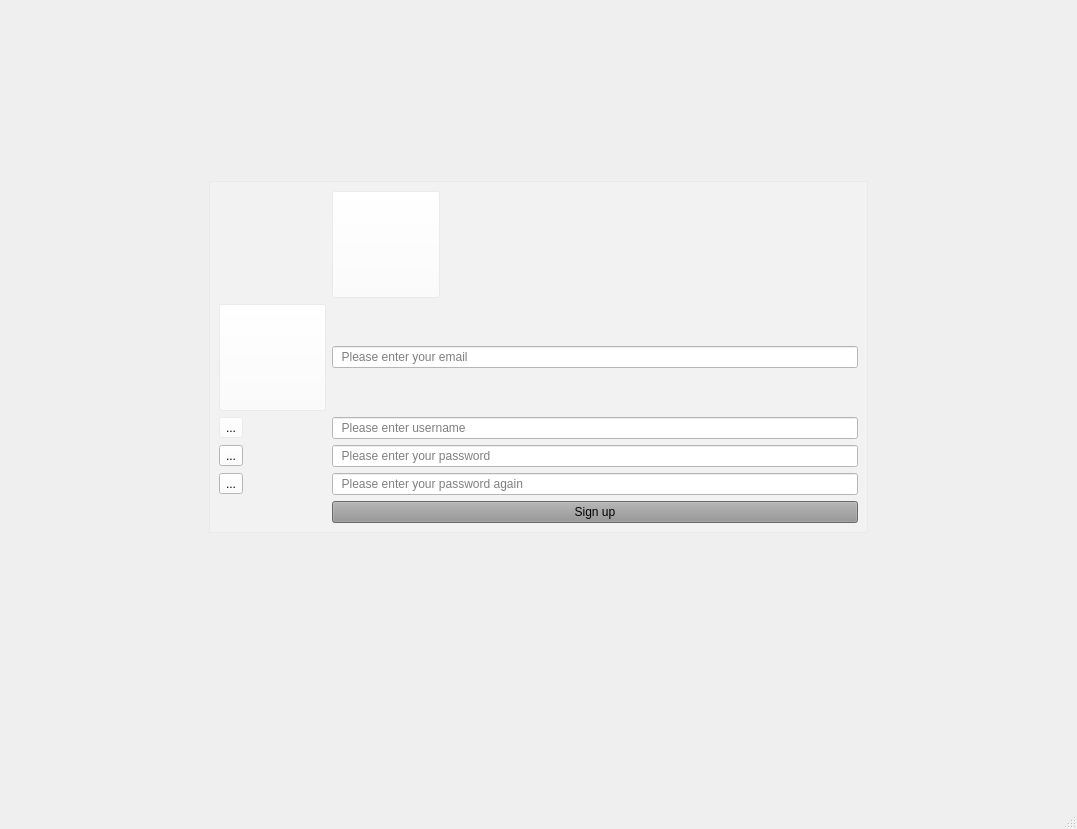
<?xml version="1.0" encoding="UTF-8"?>
<ui version="4.0">
 <class>MainWindow</class>
 <widget class="QMainWindow" name="MainWindow">
  <property name="geometry">
   <rect>
    <x>0</x>
    <y>0</y>
    <width>1077</width>
    <height>829</height>
   </rect>
  </property>
  <property name="windowTitle">
   <string>MainWindow</string>
  </property>
  <property name="styleSheet">
   <string notr="true">#centralwidget



{
border-image: url(:/just.jpg);
}</string>
  </property>
  <widget class="QWidget" name="centralwidget">
   <layout class="QGridLayout" name="gridLayout">
    <item row="3" column="8">
     <spacer name="horizontalSpacer_6">
      <property name="orientation">
       <enum>Qt::Horizontal</enum>
      </property>
      <property name="sizeType">
       <enum>QSizePolicy::Fixed</enum>
      </property>
      <property name="sizeHint" stdset="0">
       <size>
        <width>40</width>
        <height>20</height>
       </size>
      </property>
     </spacer>
    </item>
    <item row="3" column="3">
     <spacer name="horizontalSpacer_7">
      <property name="orientation">
       <enum>Qt::Horizontal</enum>
      </property>
      <property name="sizeType">
       <enum>QSizePolicy::Fixed</enum>
      </property>
      <property name="sizeHint" stdset="0">
       <size>
        <width>40</width>
        <height>20</height>
       </size>
      </property>
     </spacer>
    </item>
    <item row="3" column="4">
     <spacer name="horizontalSpacer_9">
      <property name="orientation">
       <enum>Qt::Horizontal</enum>
      </property>
      <property name="sizeType">
       <enum>QSizePolicy::Fixed</enum>
      </property>
      <property name="sizeHint" stdset="0">
       <size>
        <width>40</width>
        <height>20</height>
       </size>
      </property>
     </spacer>
    </item>
    <item row="3" column="7">
     <spacer name="horizontalSpacer_8">
      <property name="orientation">
       <enum>Qt::Horizontal</enum>
      </property>
      <property name="sizeType">
       <enum>QSizePolicy::Fixed</enum>
      </property>
      <property name="sizeHint" stdset="0">
       <size>
        <width>40</width>
        <height>20</height>
       </size>
      </property>
     </spacer>
    </item>
    <item row="3" column="6">
     <spacer name="horizontalSpacer_10">
      <property name="orientation">
       <enum>Qt::Horizontal</enum>
      </property>
      <property name="sizeType">
       <enum>QSizePolicy::Fixed</enum>
      </property>
      <property name="sizeHint" stdset="0">
       <size>
        <width>40</width>
        <height>20</height>
       </size>
      </property>
     </spacer>
    </item>
    <item row="0" column="5">
     <spacer name="verticalSpacer">
      <property name="orientation">
       <enum>Qt::Vertical</enum>
      </property>
      <property name="sizeType">
       <enum>QSizePolicy::Fixed</enum>
      </property>
      <property name="sizeHint" stdset="0">
       <size>
        <width>20</width>
        <height>40</height>
       </size>
      </property>
     </spacer>
    </item>
    <item row="7" column="5">
     <spacer name="verticalSpacer_2">
      <property name="orientation">
       <enum>Qt::Vertical</enum>
      </property>
      <property name="sizeType">
       <enum>QSizePolicy::Fixed</enum>
      </property>
      <property name="sizeHint" stdset="0">
       <size>
        <width>20</width>
        <height>40</height>
       </size>
      </property>
     </spacer>
    </item>
    <item row="6" column="5">
     <spacer name="verticalSpacer_4">
      <property name="orientation">
       <enum>Qt::Vertical</enum>
      </property>
      <property name="sizeType">
       <enum>QSizePolicy::Fixed</enum>
      </property>
      <property name="sizeHint" stdset="0">
       <size>
        <width>20</width>
        <height>40</height>
       </size>
      </property>
     </spacer>
    </item>
    <item row="1" column="5">
     <spacer name="verticalSpacer_3">
      <property name="orientation">
       <enum>Qt::Vertical</enum>
      </property>
      <property name="sizeType">
       <enum>QSizePolicy::Fixed</enum>
      </property>
      <property name="sizeHint" stdset="0">
       <size>
        <width>20</width>
        <height>40</height>
       </size>
      </property>
     </spacer>
    </item>
    <item row="3" column="5">
     <widget class="QFrame" name="frame">
      <property name="styleSheet">
       <string notr="true">background:rgba(255,255,255,0.2);</string>
      </property>
      <property name="frameShape">
       <enum>QFrame::StyledPanel</enum>
      </property>
      <property name="frameShadow">
       <enum>QFrame::Raised</enum>
      </property>
      <layout class="QGridLayout" name="gridLayout_2">
       <item row="3" column="3">
        <widget class="QLineEdit" name="lineEdit_3">
         <property name="styleSheet">
          <string notr="true">background:rgb(255, 255, 255);
font: 75 10pt &quot;MS Shell Dlg 2&quot;;</string>
         </property>
         <property name="echoMode">
          <enum>QLineEdit::Password</enum>
         </property>
         <property name="placeholderText">
          <string>  Please enter your password</string>
         </property>
        </widget>
       </item>
       <item row="4" column="2">
        <widget class="QToolButton" name="toolButton_4">
         <property name="styleSheet">
          <string notr="true">background:rgb(255, 255, 255);</string>
         </property>
         <property name="text">
          <string>...</string>
         </property>
         <property name="icon">
          <iconset resource="icons.qrc">
           <normaloff>:/pass.png</normaloff>:/pass.png</iconset>
         </property>
         <property name="iconSize">
          <size>
           <width>60</width>
           <height>70</height>
          </size>
         </property>
        </widget>
       </item>
       <item row="0" column="3">
        <widget class="QToolButton" name="toolButton_5">
         <property name="text">
          <string/>
         </property>
         <property name="icon">
          <iconset resource="icons.qrc">
           <normaloff>:/signup.jpg</normaloff>:/signup.jpg</iconset>
         </property>
         <property name="iconSize">
          <size>
           <width>100</width>
           <height>100</height>
          </size>
         </property>
        </widget>
       </item>
       <item row="1" column="2">
        <widget class="QToolButton" name="toolButton">
         <property name="text">
          <string/>
         </property>
         <property name="icon">
          <iconset resource="icons.qrc">
           <normaloff>:/emai.png</normaloff>:/emai.png</iconset>
         </property>
         <property name="iconSize">
          <size>
           <width>99</width>
           <height>100</height>
          </size>
         </property>
        </widget>
       </item>
       <item row="1" column="3">
        <widget class="QLineEdit" name="lineEdit">
         <property name="styleSheet">
          <string notr="true">background:rgb(255, 255, 255);
font: 75 10pt &quot;MS Shell Dlg 2&quot;;</string>
         </property>
         <property name="placeholderText">
          <string>  Please enter your email  </string>
         </property>
        </widget>
       </item>
       <item row="2" column="2">
        <widget class="QToolButton" name="toolButton_2">
         <property name="text">
          <string>...</string>
         </property>
         <property name="icon">
          <iconset resource="icons.qrc">
           <normaloff>:/username.png</normaloff>:/username.png</iconset>
         </property>
         <property name="iconSize">
          <size>
           <width>60</width>
           <height>60</height>
          </size>
         </property>
        </widget>
       </item>
       <item row="2" column="3">
        <widget class="QLineEdit" name="lineEdit_2">
         <property name="styleSheet">
          <string notr="true">background:rgb(255, 255, 255);
font: 75 10pt &quot;MS Shell Dlg 2&quot;;</string>
         </property>
         <property name="placeholderText">
          <string>  Please enter username</string>
         </property>
        </widget>
       </item>
       <item row="3" column="2">
        <widget class="QToolButton" name="toolButton_3">
         <property name="styleSheet">
          <string notr="true">background:rgb(255, 255, 255);</string>
         </property>
         <property name="text">
          <string>...</string>
         </property>
         <property name="icon">
          <iconset resource="icons.qrc">
           <normaloff>:/pass.png</normaloff>:/pass.png</iconset>
         </property>
         <property name="iconSize">
          <size>
           <width>60</width>
           <height>70</height>
          </size>
         </property>
        </widget>
       </item>
       <item row="4" column="3">
        <widget class="QLineEdit" name="lineEdit_4">
         <property name="styleSheet">
          <string notr="true">background:rgb(255, 255, 255);
font: 75 10pt &quot;MS Shell Dlg 2&quot;;</string>
         </property>
         <property name="echoMode">
          <enum>QLineEdit::Password</enum>
         </property>
         <property name="placeholderText">
          <string>  Please enter your password again  </string>
         </property>
        </widget>
       </item>
       <item row="5" column="3">
        <widget class="QPushButton" name="pushButton">
         <property name="styleSheet">
          <string notr="true">background:rgb(148,148,148);
font: 75 14pt &quot;MS Shell Dlg 2&quot;;</string>
         </property>
         <property name="text">
          <string>Sign up</string>
         </property>
        </widget>
       </item>
      </layout>
     </widget>
    </item>
    <item row="3" column="9">
     <spacer name="horizontalSpacer_5">
      <property name="orientation">
       <enum>Qt::Horizontal</enum>
      </property>
      <property name="sizeType">
       <enum>QSizePolicy::Fixed</enum>
      </property>
      <property name="sizeHint" stdset="0">
       <size>
        <width>40</width>
        <height>20</height>
       </size>
      </property>
     </spacer>
    </item>
    <item row="3" column="1">
     <spacer name="horizontalSpacer_3">
      <property name="orientation">
       <enum>Qt::Horizontal</enum>
      </property>
      <property name="sizeType">
       <enum>QSizePolicy::Fixed</enum>
      </property>
      <property name="sizeHint" stdset="0">
       <size>
        <width>40</width>
        <height>20</height>
       </size>
      </property>
     </spacer>
    </item>
    <item row="3" column="2">
     <spacer name="horizontalSpacer_4">
      <property name="orientation">
       <enum>Qt::Horizontal</enum>
      </property>
      <property name="sizeType">
       <enum>QSizePolicy::Fixed</enum>
      </property>
      <property name="sizeHint" stdset="0">
       <size>
        <width>40</width>
        <height>20</height>
       </size>
      </property>
     </spacer>
    </item>
    <item row="3" column="0">
     <spacer name="horizontalSpacer">
      <property name="orientation">
       <enum>Qt::Horizontal</enum>
      </property>
      <property name="sizeType">
       <enum>QSizePolicy::Fixed</enum>
      </property>
      <property name="sizeHint" stdset="0">
       <size>
        <width>40</width>
        <height>20</height>
       </size>
      </property>
     </spacer>
    </item>
    <item row="3" column="10">
     <spacer name="horizontalSpacer_2">
      <property name="orientation">
       <enum>Qt::Horizontal</enum>
      </property>
      <property name="sizeType">
       <enum>QSizePolicy::Fixed</enum>
      </property>
      <property name="sizeHint" stdset="0">
       <size>
        <width>40</width>
        <height>20</height>
       </size>
      </property>
     </spacer>
    </item>
    <item row="5" column="5">
     <spacer name="verticalSpacer_5">
      <property name="orientation">
       <enum>Qt::Vertical</enum>
      </property>
      <property name="sizeHint" stdset="0">
       <size>
        <width>20</width>
        <height>40</height>
       </size>
      </property>
     </spacer>
    </item>
    <item row="2" column="5">
     <spacer name="verticalSpacer_6">
      <property name="orientation">
       <enum>Qt::Vertical</enum>
      </property>
      <property name="sizeHint" stdset="0">
       <size>
        <width>20</width>
        <height>40</height>
       </size>
      </property>
     </spacer>
    </item>
    <item row="4" column="5">
     <spacer name="verticalSpacer_7">
      <property name="orientation">
       <enum>Qt::Vertical</enum>
      </property>
      <property name="sizeHint" stdset="0">
       <size>
        <width>20</width>
        <height>40</height>
       </size>
      </property>
     </spacer>
    </item>
   </layout>
  </widget>
  <widget class="QMenuBar" name="menubar">
   <property name="geometry">
    <rect>
     <x>0</x>
     <y>0</y>
     <width>1077</width>
     <height>26</height>
    </rect>
   </property>
  </widget>
  <widget class="QStatusBar" name="statusbar"/>
 </widget>
 <resources>
  <include location="icons.qrc"/>
 </resources>
 <connections/>
</ui>
